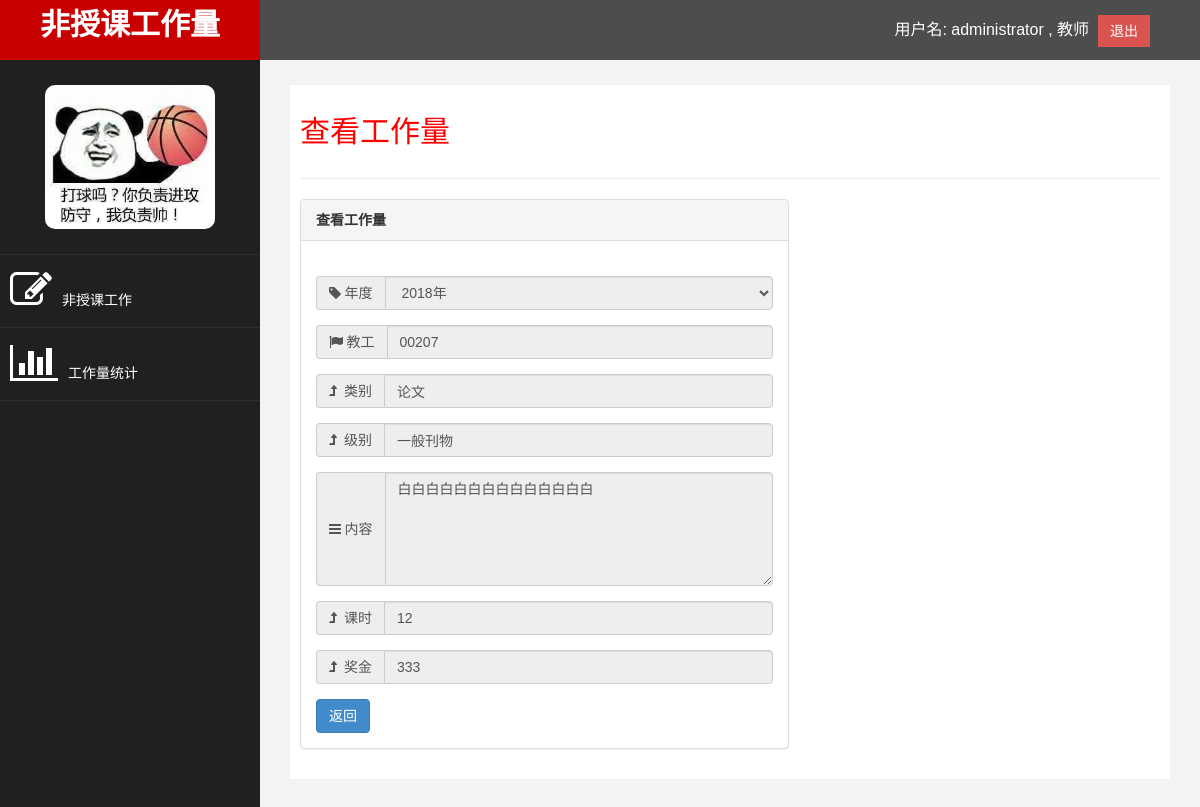
The page /viewmywork.php?id=1 (signed in) on the database its author committed.
### tables this page shows
CREATE TABLE `work` (
  `id` int(11) NOT NULL COMMENT '主键',
  `year` varchar(4) NOT NULL COMMENT '材料年度',
  `teacherId` varchar(20) NOT NULL COMMENT '教工号',
  `typeName` varchar(32) NOT NULL COMMENT '类别名称',
  `rankName` varchar(20) NOT NULL COMMENT '级别名',
  `content` varchar(500) NOT NULL COMMENT '内容',
  `amount` int(11) NOT NULL COMMENT '数量',
  `classHour` int(11) DEFAULT NULL COMMENT '折算课时',
  `money` int(11) DEFAULT NULL COMMENT '奖励金额',
  `evidence` varchar(200) DEFAULT NULL COMMENT '证明材料',
  `remarks` varchar(200) DEFAULT NULL COMMENT '备注',
  `recorder` varchar(32) NOT NULL COMMENT '记录人',
  `status` varchar(2) NOT NULL COMMENT '状态'
);

### viewmywork.php (the view, shortened to what this page needs)
<?php
if (filter_input(INPUT_GET, 'id')) {
    include_once 'dbconfig.php';
    $data = array(
        "id" => $_GET['id']
    );
    $statement = "select * from work where id = :id";
    $statementObject = $pdo->prepare($statement);
    $statementObject->execute($data);
    $result = $statementObject->fetch();
}else {
    header("location:work.php");
}
include_once 'base.php';
?>
<div id="page-wrapper">
	<div id="page-inner">
		<div class="row">
			<div class="col-md-12">
				<h2>查看工作量</h2>
			</div>
		</div>
		<hr />
		<div class="row">
			<div class="col-md-7 col-md-offset-0">
				<div class="panel panel-default">
					<div class="panel-heading">
						<strong>查看工作量</strong>
					</div>
					<div class="panel-body">
						<form role="form" action="editmywork.php" method='post'>
								value="<?=$result['id']?>" disabled="disabled" /> <br />
							<div class="form-group input-group">
								<span class="input-group-addon"><i class="fa fa-tag">
										 年度</i></span>
								<select class="form-control" disabled="disabled" name="year">
            						<option value="<?=$result['year']?>" selected><?=$result['year']?>年</option>
            					</select>
							</div>
							<div class="form-group input-group">
								<span class="input-group-addon"><i class="fa fa-flag"> 教工</i></span>
								<input type="text" class="form-control" placeholder="教工"
									name='teacherId' disabled="disabled" value="<?=$result['teacherId']?>" />
							</div>
							<div class="form-group input-group">
								<span class="input-group-addon"><i class="fa fa-level-up">  &nbsp;类别</i></span>
								<input type="text" class="form-control" placeholder="类别"
									name='typeName' disabled="disabled" value="<?=$result['typeName']?>" />
							</div>
							<div class="form-group input-group">
								<span class="input-group-addon"><i class="fa fa-level-up">  &nbsp;级别</i></span>
								<input type="text" class="form-control" placeholder="级别"
									name='rankName' disabled="disabled" value="<?=$result['rankName']?>" />
							</div>
							<div class="form-group input-group">
								<span class="input-group-addon"><i class="fa fa-navicon">&nbsp;内容</i></span>
								<textarea class="form-control" rows="5" placeholder="工作内容" id="content" maxlength="499"
									name='content' disabled="disabled"><?=$result['content']?></textarea>
							</div>
							<div class="form-group input-group">
								<span class="input-group-addon"><i class="fa fa-level-up">  &nbsp;课时</i></span>
								<input type="text" class="form-control" placeholder="课时"
									name='classHour' disabled="disabled" value="<?=$result['classHour']?>" />
							</div>
							<div class="form-group input-group">
								<span class="input-group-addon"><i class="fa fa-level-up">  &nbsp;奖金</i></span>
								<input type="text" class="form-control" placeholder="奖金"
									name='money' disabled="disabled" value="<?=$result['money']?>" />
							</div>
							<a class="btn btn-primary" href="mywork.php">返回</a>
						</form>
					</div>
				</div>
			</div>
		</div>
	</div>
</div>
</body>
</html>

### assets/css/custom.css (style rules this page uses)
body { font-family: 'Open Sans', sans-serif; }
#page-wrapper { padding: 15px 15px; min-height: 600px; background: #F3F3F3; }
#page-inner { width: 100%; margin: 10px 20px 10px 0px; background-color: #fff !important; padding: 10px; min-height: 320px; }
h2 { color: #f00; }
@media ( min-width :768px) { #page-wrapper { margin: 0 0 0 260px; padding: 15px 30px; min-height: 1200px; } }

### rows shown on the page
work: year "2018年", teacherId "00207", typeName "论文", rankName "一般刊物", content "白白白白白白白白白白白白白白", classHour "12", money "333"

### other values the page prints
$userName "administrator"
$ro "教师"
